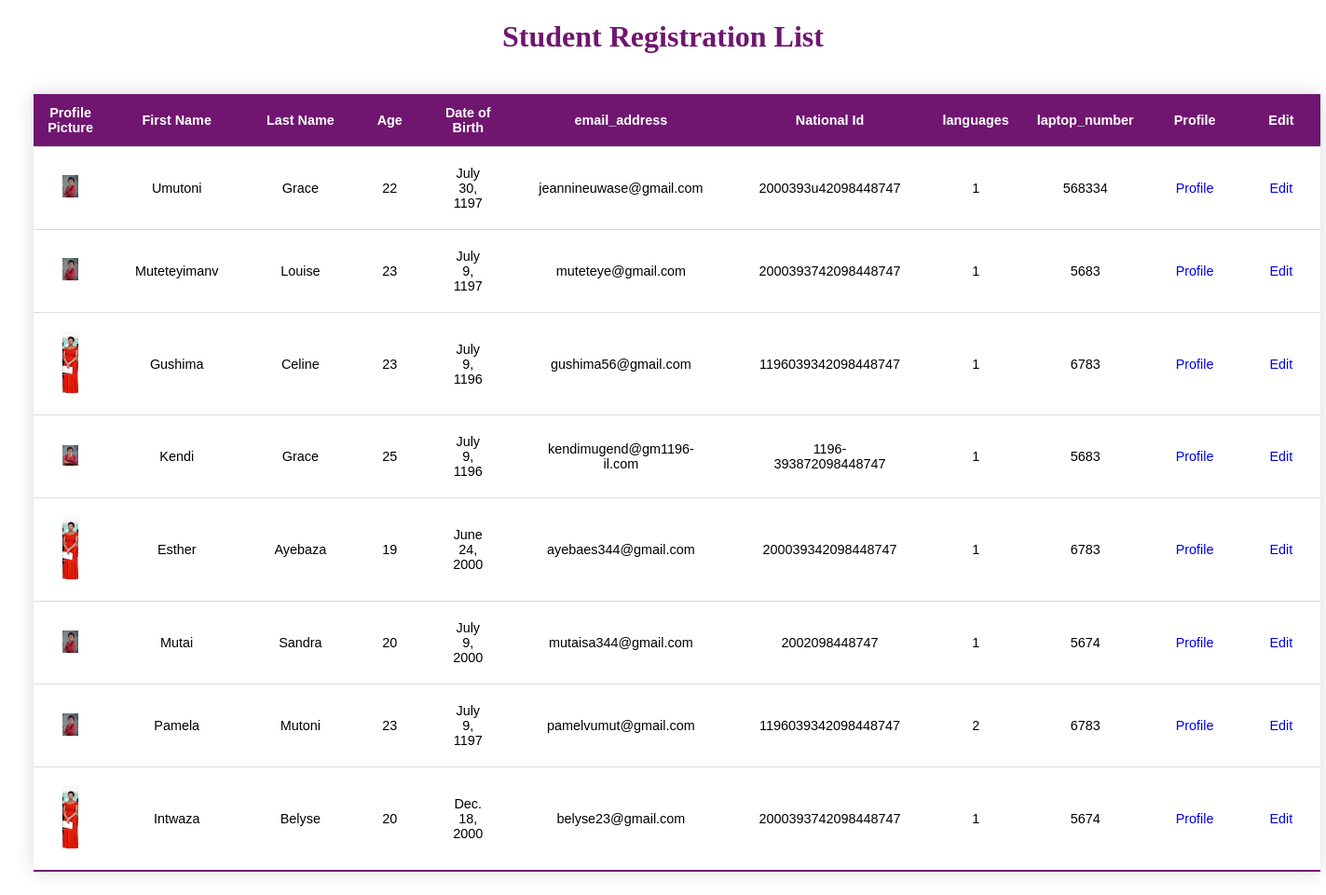
The page /student/list/ on the database its author committed.
### student/models.py (models this page shows, shortened)
class Student(models.Model):
    first_name = models.CharField(
        max_length=12,null=True
    )
    last_name = models.CharField(
        max_length=12,null=True
    )
    age = models.PositiveSmallIntegerField(null=True)
    date_of_birth = models.DateField(null=True)
    national_id= models.CharField(
        max_length= 20,null=True
    )
    profile = models.ImageField(upload_to ='images/',null=True)
    nationality_choice=(
        ('1','Rwandan'),
        ('2','Kenyan'),
        ('3','Ugandan'),
        ('4','South Sudanese'),
        ('5','Sudanese')
    )
    nationality = models.CharField(
        max_length=15, choices=nationality_choice,null=True
    )
    gender_choice=(
        ('1','Female'),
        ('2','male'),
        ('3','none')
    )
    gender = models.CharField(
        max_length=8, choices=gender_choice,null=True
    )
    guardian_name = models.CharField(
        max_length=12,null=True
    )
    email_address= models.EmailField(null=True)
    district = models.CharField(
        max_length=12,null=True
    )
    phone_number = models.CharField(
        max_length=12,
        null=True
    )
    medical_report = models.FileField(upload_to='documents/',null=True)
    date_of_enrollment = models.DateField(null=True)
    course_name = models.CharField(
        max_length=18,
        null=True
    )
    languages_choice=(
        ('1','English'),
        ('2','Kinyarwanda'),
        ('3','French'),
        ('4','Kiswahili'),
        ('5','Luganda')
    )
    languages = models.CharField(
        max_length=20, choices=languages_choice,null=True
    )
    laptop_number = models.CharField(
        max_length=10,blank=True,null=True
    )

### student/views.py (the view)
# urls.py: path("list/", student_list, name="student_list"),
def student_list(request):
    students= Student.objects.all()
    return render(request, "student_list.html",{"students": students})

### student/templates/student_list.html (shortened to what this page needs)
<!DOCTYPE html>
<html>
<head>
</head>
<body>
    <h1>Student Registration List</h1>
    <table class="table">
        <tr>
            <th>Profile Picture</th>
            <th>First Name</th>
            <th>Last Name</th>
            <th>Age</th>
            <th>Date of Birth</th>
            <th>email_address</th>
            <th>National Id</th>
            <th>languages</th>
            <th>laptop_number</th>
            <th>Profile</th>
            <th>Edit</th>
        </tr>
        {%for student in students%}
        <tbody>
        <tr>
            {% if student.profile %}
            <td><img src="{{student.profile.url}}"></td>
            {% endif %}
            <td>{{student.first_name}}</td>
            <td>{{student.last_name}}</td>
            <td>{{student.age}}</td>
            <td>{{student.date_of_birth}}</td>
            <td>{{student.email_address}}</td>
            <td>{{student.national_id}}</td>
            <td>{{student.languages}}</td>
            <td>{{student.laptop_number}}</td>
            <td><a href="{% url 'student_profile' id=student.id %}">Profile</a></td>
            <td><a href="{% url 'edit_student' id=student.id %}">Edit</a></td>
        </tr>
    </tbody>
        {%endfor%}
    </table>
</body>
</html>

### student/templates/student_list.html (style rules this page uses)
h1 { color: rgb(112, 22, 112); text-align: center; }
.table { border-collapse: collapse; margin: 25px 0; font-size: 0.9em; font-family: sans-serif; width: 400px; box-shadow: 0 0 20px rgba(0, 0, 0, 0.15); margin-left: 2%; margin-top: 3%; }
th { background-color: rgb(112, 22, 112); color: white; text-align: center; padding: 12px 15px; }
td { padding: 20px 30px; text-align: center; }
tbody { border-bottom: 1px solid #dddddd; }
tbody:last-of-type { border-bottom: 2px solid rgb(112, 22, 112); }
img { width: 90%; }
a { text-decoration: none; }

### rows shown on the page
Student: profile (picture), first_name "Umutoni", last_name "Grace", age "22", date_of_birth "July 30, 1197", email_address "jeannineuwase@gmail.com", national_id "2000393u42098448747", languages "1", laptop_number "568334"
Student: profile (picture), first_name "Muteteyimanv", last_name "Louise", age "23", date_of_birth "July 9, 1197", email_address "muteteye@gmail.com", national_id "2000393742098448747", languages "1", laptop_number "5683"
Student: profile (picture), first_name "Gushima", last_name "Celine", age "23", date_of_birth "July 9, 1196", email_address "gushima56@gmail.com", national_id "1196039342098448747", languages "1", laptop_number "6783"
Student: profile (picture), first_name "Kendi", last_name "Grace", age "25", date_of_birth "July 9, 1196", email_address "kendimugend@gm1196-il.com", national_id "1196-393872098448747", languages "1", laptop_number "5683"
Student: profile (picture), first_name "Esther", last_name "Ayebaza", age "19", date_of_birth "June 24, 2000", email_address "ayebaes344@gmail.com", national_id "200039342098448747", languages "1", laptop_number "6783"
Student: profile (picture), first_name "Mutai", last_name "Sandra", age "20", date_of_birth "July 9, 2000", email_address "mutaisa344@gmail.com", national_id "2002098448747", languages "1", laptop_number "5674"
Student: profile (picture), first_name "Pamela", last_name "Mutoni", age "23", date_of_birth "July 9, 1197", email_address "pamelvumut@gmail.com", national_id "1196039342098448747", languages "2", laptop_number "6783"
Student: profile (picture), first_name "Intwaza", last_name "Belyse", age "20", date_of_birth "Dec. 18, 2000", email_address "belyse23@gmail.com", national_id "2000393742098448747", languages "1", laptop_number "5674"
